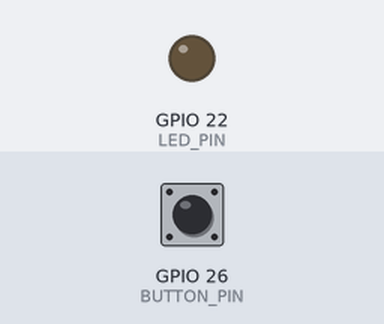
This sketch was run on a simulated ESP32. Parts: output pins drawn as LEDs (lit = HIGH). The test bench sets the inputs (shaded band); at power-on: GPIO 26 (BUTTON_PIN) HIGH.

Above: at 1.2 s.
1.3 s: GPIO 26 (BUTTON_PIN) pulled LOW for 0.15 s
At 1.8 s:
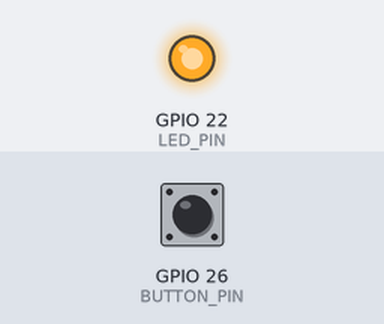
2.9 s: GPIO 26 (BUTTON_PIN) pulled LOW for 1 s
At 4.2 s:
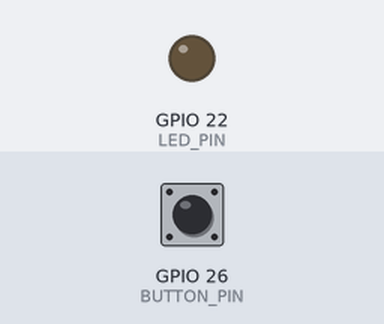
5.4 s: GPIO 26 (BUTTON_PIN) pulled LOW for 3.2 s
At 6.1 s:
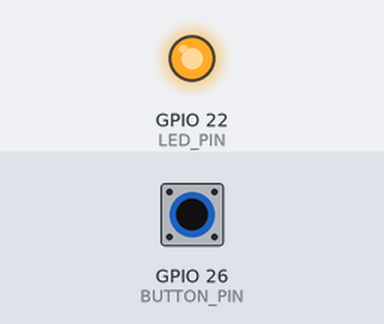
Timing chart, 0 to 8.4 s (numbered marks = the images above; inputs shaded):
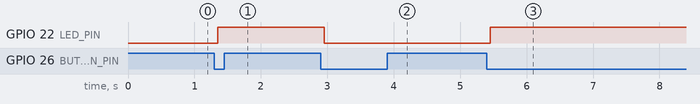

The sketch:

button_led_prepinac.ino
```cpp
#include <ezButton.h>
#define BUTTON_PIN 26
#define LED_PIN 22

ezButton button(BUTTON_PIN);
int led_state = LOW;

void setup() {
  Serial.begin(9600);
  // put your setup code here, to run once:
  pinMode(LED_PIN, OUTPUT);
  button.setDebounceTime(50);

}

void loop() {
  button.loop();
  if(button.isPressed())  {
    led_state = !led_state;
    digitalWrite(LED_PIN,led_state);
    }

}
```

Measured:
- after the input at 1.3 s, GPIO 22 (LED_PIN): LOW → HIGH after 0.05 s
- after the input at 2.9 s, GPIO 22 (LED_PIN): HIGH → LOW after 0.05 s
- after the input at 5.4 s, GPIO 22 (LED_PIN): LOW → HIGH after 0.05 s
